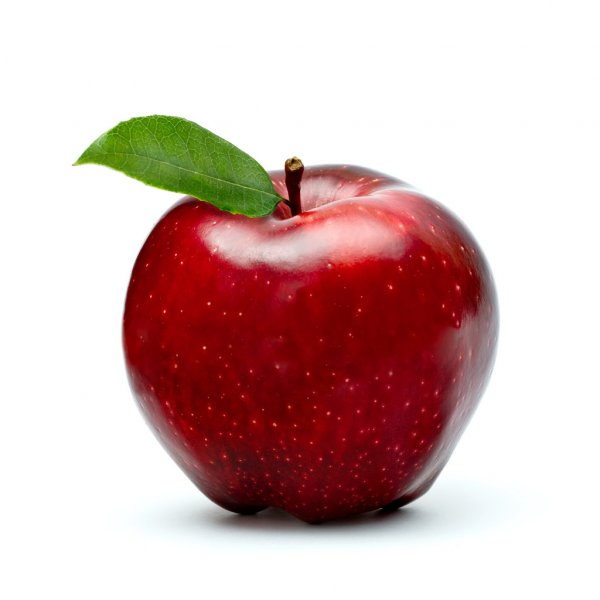
#> input picture ASCII ART/test.jpg, 600 x 600 px
$ python ascii.py
#> lines starting #> are read from the running program, lines starting #| are printed output that depends on the picture
import cv2
import numpy as np

rainbow = [(148, 0, 211),(75, 0, 130),(0, 0, 255),(0, 255, 0),(255, 255, 0),(255, 127, 0), (255, 0 , 0)]

img = cv2.imread("test.jpg")
#> img is the input picture: shape (600, 600, 3); mean B, G, R 182.9, 185, 212.8
img = cv2.resize(img, (0, 0), fx = 0.2, fy = 0.2)
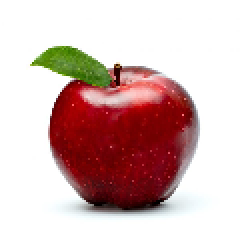
#> img: shape (120, 120, 3) (shown 2 times larger); mean B, G, R 182.8, 185, 212.8

img[np.where((img==[0,0,0]).all(axis=2))] = [54, 57, 63]
gray = cv2.cvtColor(img, cv2.COLOR_BGR2GRAY)
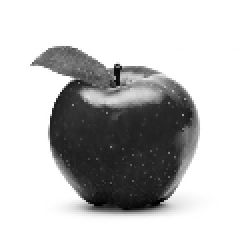
#> gray: shape (120, 120) (shown 2 times larger); min 1, max 255, mean 193
res = np.chararray(gray.shape)

blank_image = np.zeros((10,10,3), np.uint8)
# print(blank_image.shape)
colours = "MWN$@%#&B89EGA6mK5HRkbYT43V0JL7gpaseyxznocv?jIftr1li*=-~^`':;,. "
font = cv2.FONT_HERSHEY_SIMPLEX
for (x,y), pixel in np.ndenumerate(gray):
   res[x][y] = colours[pixel//4]
out_array  =[]
output = ""


for gray2 in gray:
    output += "\n"
    for dark in gray2:
        output += colours[dark // 4] * 2
#> this loop made 120 passes

with open("output.txt", mode="w") as f:
    f.write(output)
